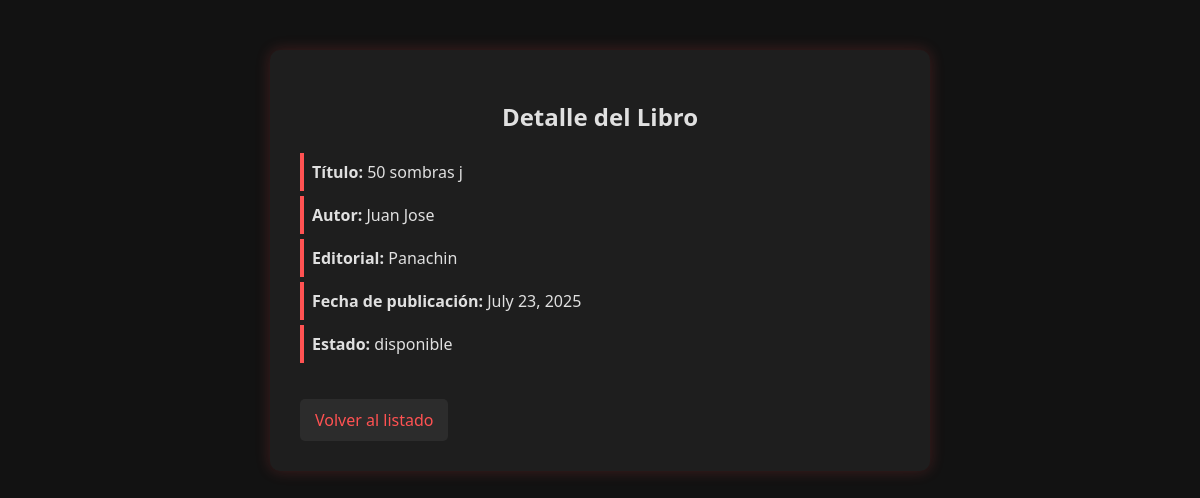
The page /biblioteca/libros/0/ on the database its author committed.
### biblioteca/models.py (models this page shows, shortened)
class Libro(models.Model):
    Autor = models.CharField(max_length=100)
    titulo = models.CharField(max_length=100)
    editorial = models.CharField(max_length=100)
    fecha_publicacion = models.DateField()
    estado = models.CharField(max_length=20, choices=[('disponible', 'Disponible'), ('prestado', 'Prestado')], default='disponible')

### biblioteca/views.py (the view)
# urls.py: path('libros/<int:pk>/', views.detalle_libro, name='detalle_libro'),
def detalle_libro(request, pk):
    libro = get_object_or_404(Libro, pk=pk)
    q = request.GET.get('q', '')
    page = request.GET.get('page', '')
    return render(request, 'detalle_libro.html', {
        'libro': libro,
        'q': q,
        'page': page
    })

### biblioteca/templates/detalle_libro.html (shortened to what this page needs)
{% load static %}
<!DOCTYPE html>
<html lang="es">
<head>
    <link rel="stylesheet" href="{% static 'css/estilos.css' %}">
</head>
<body>
    <div class="detalle-container">
        <h2>Detalle del Libro</h2>
        <ul>
            <li><strong>Título:</strong> {{ libro.titulo }}</li>
            <li><strong>Autor:</strong> {{ libro.Autor }}</li>
            <li><strong>Editorial:</strong> {{ libro.editorial }}</li>
            <li><strong>Fecha de publicación:</strong> {{ libro.fecha_publicacion }}</li>
            <li><strong>Estado:</strong> {{ libro.estado }}</li>
        </ul>
        <a href="{% url 'lista_libros' %}" class="volver-link">Volver al listado</a>
    </div>
</body>
</html>

### biblioteca/static/css/estilos.css (style rules this page uses)
body { background-color: #121212; color: #e0e0e0; font-family: 'Segoe UI', sans-serif; }
a { color: #ff5252; text-decoration: none; }
ul { list-style: none; padding: 0; }
li { padding: 8px; background-color: #1e1e1e; margin-bottom: 5px; border-left: 4px solid #ff5252; }
.detalle-container { max-width: 600px; margin: 50px auto; padding: 30px; background-color: #1e1e1e; border-radius: 10px; box-shadow: 0 0 15px rgba(255, 82, 82, 0.2); }
h2 { text-align: center; margin-bottom: 20px; }
.volver-link { display: inline-block; margin-top: 20px; color: #ff5252; background-color: #2c2c2c; padding: 10px 15px; border-radius: 5px; text-align: center; }

### rows shown on the page
Libro: titulo "50 sombras j", Autor "Juan Jose", editorial "Panachin", fecha_publicacion "July 23, 2025", estado "disponible"
